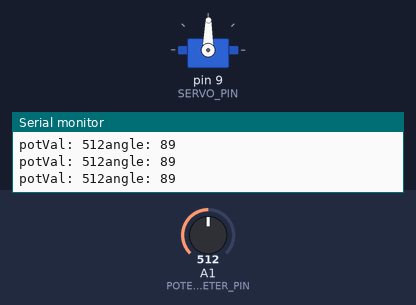
Recording of a sketch running on a simulated Arduino Uno, built with avr-gcc and run on an emulated ATmega328P. Parts: servo, the last lines printed to the serial monitor. Inputs (shaded band) come from the test bench; at power-on: A1 (POTENTIOMETER_PIN) = 512.

Above: at 1.2 s.
1.3 s: A1 (POTENTIOMETER_PIN) set to 564
At 2.5 s:
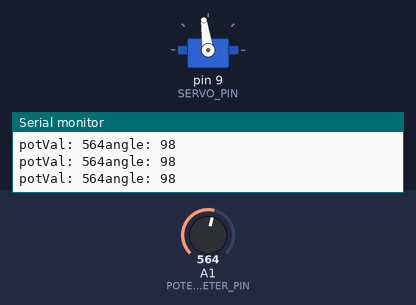
2.8 s: A1 (POTENTIOMETER_PIN) set to 582
At 3.4 s:
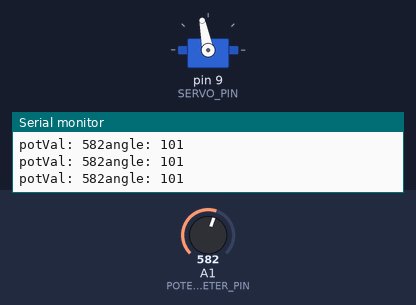
4.3 s: A1 (POTENTIOMETER_PIN) set to 306
At 4.7 s:
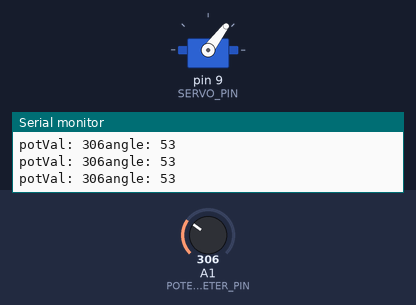
5.8 s: A1 (POTENTIOMETER_PIN) set to 105
At 6.6 s:
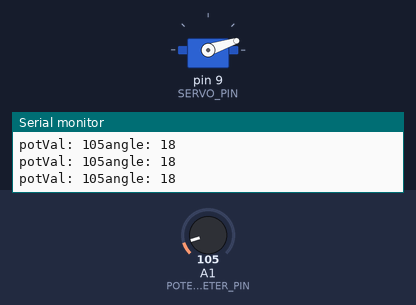
7.3 s: A1 (POTENTIOMETER_PIN) set to 95
At 8.1 s:
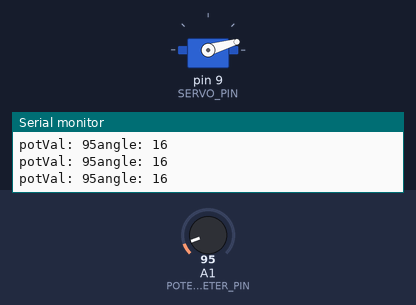
10.3 s: A1 (POTENTIOMETER_PIN) set to 122
At 11.3 s:
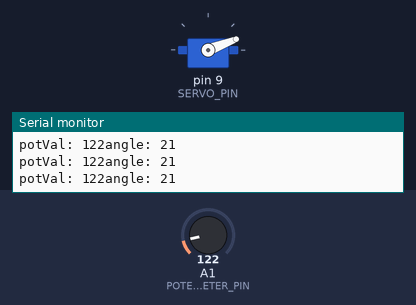
Timing chart, 0 to 12.8 s (numbered marks = the images above; inputs shaded):
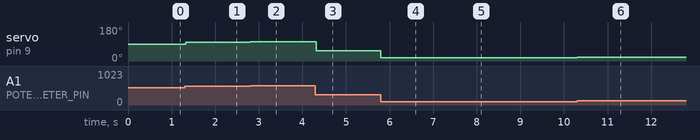

Measured:
- after the input at 1.3 s, servo on pin 9 (SERVO_PIN): 89° → 98° at once
- after the input at 2.8 s, servo on pin 9 (SERVO_PIN): 98° → 101° at once
- after the input at 4.3 s, servo on pin 9 (SERVO_PIN): 101° → 53° at once
- after the input at 5.8 s, servo on pin 9 (SERVO_PIN): 53° → 18° at once
- after the input at 7.3 s, servo on pin 9 (SERVO_PIN): 18° → 16° at once
- after the input at 10.3 s, servo on pin 9 (SERVO_PIN): 16° → 21° at once

The sketch:

project5-mood-cue.ino
```cpp
#include <Servo.h>

// Intialize a Servo Object
Servo myServo;

// Initialize PINs
const int POTENTIOMETER_PIN = A1;
const int SERVO_PIN = 9;

int potVal = 0;
int angle = 0;

void setup() {

  // Attach Serial debugger
  Serial.begin(9600);

  // Attach Servo
  myServo.attach(SERVO_PIN);

  // Set potentiometer PIN
  pinMode(POTENTIOMETER_PIN, INPUT);

}

void loop() {

  potVal = analogRead(POTENTIOMETER_PIN);
  angle = map(potVal, 0, 1023, 0, 179);

  // Write angle to servo motor
  myServo.write(angle);

  // Debug Statements
  Serial.print("potVal: ");
  Serial.print(potVal);
  Serial.print("angle: ");
  Serial.print(angle);
  Serial.println("");

  // Some delay for the servo to have time to rotate
  delay(15);

}
```
